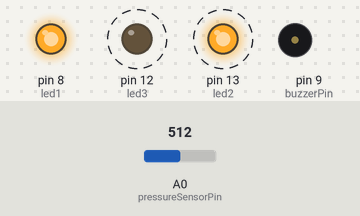
A sketch run on a simulated Arduino Uno, built with avr-gcc and run on an emulated ATmega328P. On the bench: output pins drawn as LEDs (lit = HIGH), buzzer (waves = sounding, pin HIGH). Dashed ring = blinking. Inputs (shaded band) come from the test bench; at power-on: A0 (pressureSensorPin) = 512. What the sketch prints to the serial monitor is not drawn.

Above: at 1.3 s.
1.4 s: A0 (pressureSensorPin) set to 68
4.4 s: A0 (pressureSensorPin) set to 57
7.4 s: A0 (pressureSensorPin) set to 17
10.4 s: A0 (pressureSensorPin) set to 14
Timing chart, 0 to 14.4 s (numbered marks = the images above; inputs shaded):
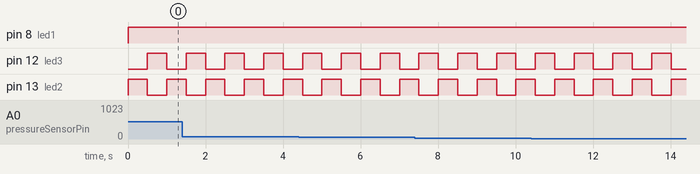

Measured:
- by itself, pin 12 (led3), pin 13 (led2): alternates HIGH for 0.50 s and LOW for 0.50 s

The sketch:

BECU_Arduino_Competition_Code.ino
```cpp
#include <Wire.h>
#include <Adafruit_SSD1306.h>
#include <Adafruit_GFX.h>

// Pin definitions
const int pressureSensorPin = A0;   // Pressure sensor connected to analog pin A0
const int buzzerPin = 9;	// Buzzer pin

const int led1 = 8;
const int led2 = 13;
const int led3 = 12;

void setup() {
  // Initialize serial communication
  Serial.begin(9600);

  // Initialize pins
  pinMode(pressureSensorPin, INPUT);
  pinMode(buzzerPin, OUTPUT);
  pinMode(led1, OUTPUT);
  pinMode(led2, OUTPUT);
  pinMode(led3, OUTPUT);
 }

void loop() {
  // Read pressure sensor value
  int pressureValue = analogRead(pressureSensorPin);
  digitalWrite(led1, HIGH); //Turn on the alert LED

  digitalWrite(led2, HIGH);  // turn the LED on (HIGH is the voltage level)
  digitalWrite (led3, LOW);

  PressureChecker(pressureSensorPin);

  delay(500);// wait for a half second

  pressureValue = analogRead(pressureSensorPin);
  digitalWrite(led1, HIGH); //Turn on the alert LED

  digitalWrite(led2, LOW);
  digitalWrite (led3, HIGH);   // turn the LED off by making the voltage LOW

  PressureChecker(pressureSensorPin);
  delay(500);

  PressureChecker(pressureValue);

 }

void PressureChecker(int pressureValue){
  // Print pressure value to serial monitor
  Serial.print("Pressure: ");
  Serial.println(pressureValue);

  if (pressureValue > 60) {
  Serial.print("TOO MUCH"); //Alert the person
  }

  else if(pressureValue <= 15){
    digitalWrite(led1, HIGH); //Alert the person
  }

  //If the pressure is within the pressure range
  else {
    digitalWrite(led1, LOW); //Turn off the alert LED
    Serial.print("The pressure is within the range"); //Tell us its in the range
  }

 }
  
```
